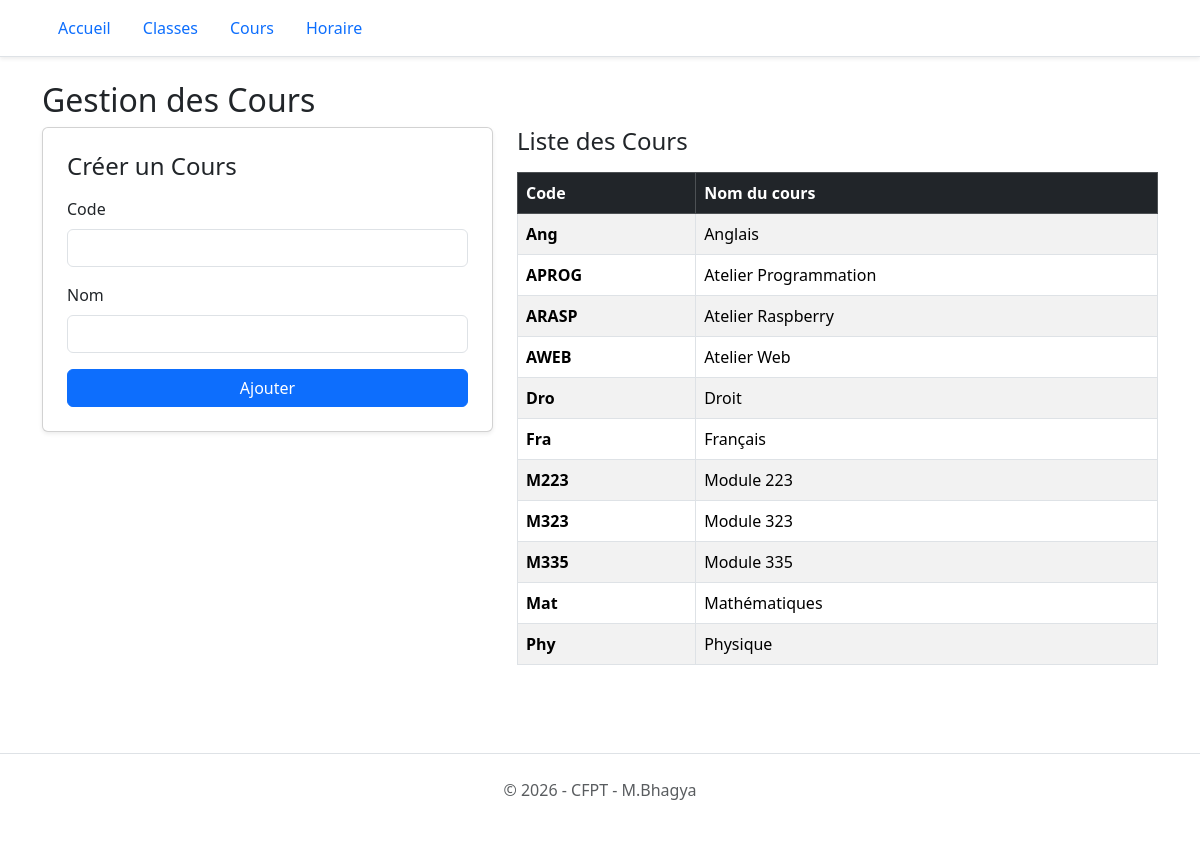
The app's page /pages/cours.php with its own data.
### tables this page shows
CREATE TABLE IF NOT EXISTS `cours` (
  `id` int NOT NULL AUTO_INCREMENT,
  `code` varchar(20) NOT NULL COMMENT 'ex. AWEB3',
  `nom` varchar(120) NOT NULL COMMENT 'ex. Atelier Web',
  PRIMARY KEY (`id`),
  UNIQUE KEY `code` (`code`)
);

### functions/cours.php (called while the page is built, shortened)
<?php
function getAllCours() {
    $db = getConnection();
    return $db->query("SELECT * FROM cours ORDER BY code ASC")->fetchAll();
}

### pages/cours.php (the view, shortened to what this page needs)
<?php
require_once ROOT . '/functions/cours.php';
$lesCours = getAllCours() ?? [];
?>
<?php include ROOT . "/includes/header.php"; ?>
<h2>Gestion des Cours</h2>
<div class="row">
    <div class="col-md-5 mb-4">
        <div class="card p-4 shadow-sm">
            <h4 class="mb-3">Créer un Cours</h4>
            <form method="POST">
                <div class="mb-3">
                    <label class="form-label">Code</label>
                    <input type="text" class="form-control" name="code" required>
                </div>
                <div class="mb-3">
                    <label class="form-label">Nom</label>
                    <input type="text" class="form-control" name="nom" required>
                </div>
                <button type="submit" class="btn btn-primary w-100">Ajouter</button>
            </form>
        </div>
    </div>
    <div class="col-md-7 mb-4">
        <h4 class="mb-3">Liste des Cours</h4>
        <?php if (!empty($lesCours)): ?>
            <div class="table-responsive">
                <table class="table table-striped table-bordered align-middle">
                    <thead class="table-dark">
                        <tr>
                            <th>Code</th>
                            <th>Nom du cours</th>
                        </tr>
                    </thead>
                    <tbody>
                        <?php foreach ($lesCours as $cours): ?>
                            <tr>
                                <td><strong><?= htmlspecialchars($cours['code'] ?? '') ?></strong></td>
                                <td><?= htmlspecialchars($cours['nom'] ?? '') ?></td>
                            </tr>
                        <?php endforeach; ?>
                    </tbody>
                </table>
            </div>
        <?php else: ?>
            <div class="alert alert-info">Aucun cours trouvé.</div>
        <?php endif; ?>
    </div>
</div>
<?php include ROOT . "/includes/footer.php"; ?>

### includes/header.php (shortened to what this page needs)
<?php
$root = str_replace('/pages', '', dirname($_SERVER['SCRIPT_NAME']));
?>
<!DOCTYPE html>
<html lang="fr">
<head>
    <link href="https://cdn.jsdelivr.net/npm/bootstrap@5.3.8/dist/css/bootstrap.min.css" rel="stylesheet">
</head>
<body>
<header class="bg-white border-bottom py-2 mb-4 shadow-sm">
    <nav class="container">
        <ul class="nav flex">
            <li class="nav-item"><a class="nav-link" href="<?= $root ?>/index.php">Accueil</a></li>
            <li class="nav-item"><a class="nav-link" href="<?= $root ?>/pages/classes.php">Classes</a></li>
            <li class="nav-item"><a class="nav-link" href="<?= $root ?>/pages/cours.php">Cours</a></li>
            <li class="nav-item"><a class="nav-link" href="<?= $root ?>/pages/horaire.php">Horaire</a></li>
        </ul>
    </nav>
</header>
<main class="container">

### includes/footer.php (shortened to what this page needs)
</main>
<footer class="text-center py-4 mt-5 border-top text-muted">
    <p>© <?= date('Y') ?> - CFPT - M.Bhagya</p>
</footer>
</body>
</html>

### records on screen
cours: code "Ang", nom "Anglais"
cours: code "APROG", nom "Atelier Programmation"
cours: code "ARASP", nom "Atelier Raspberry"
cours: code "AWEB", nom "Atelier Web"
cours: code "Dro", nom "Droit"
cours: code "Fra", nom "Français"
cours: code "M223", nom "Module 223"
cours: code "M323", nom "Module 323"
cours: code "M335", nom "Module 335"
cours: code "Mat", nom "Mathématiques"
cours: code "Phy", nom "Physique"
